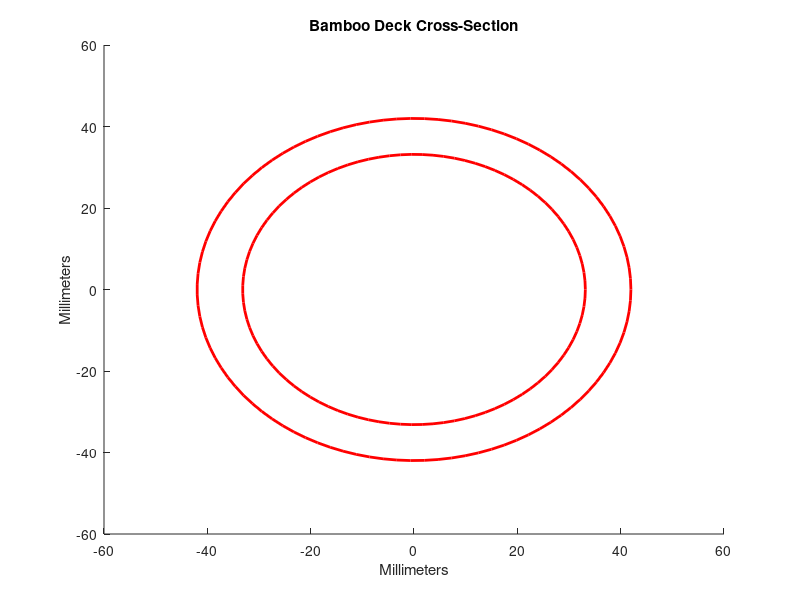

Source code (MATLAB):
close all
clear
clc

%%% This code calculates the tensile and compressive stresses that
%%% are experienced within a bamboo culm when loaded in a 3-point
%%% bending scenario.

%Calculates Maximum Moment on an individually Bamboo Deck Member

L = input('Width of Deck in feet =');
l = L*0.3048; %Converts feet into meters
F = input('Point Load Acting in Center of Beam in lbf =');
f = F*4.44822;
moment = (f*(l/2))*1000;

%Calculates Tensile and Compressive Stresses in Bamboo Deck Member

answer = questdlg('Are the Deck Members Split in Half?','User Question','Yes','No','No');

switch answer
    case 'Yes'
        
        %Draws a Bamboo Deck Member Cross-Section
        
        R = 41.98055556;%input('Outer Radius of Bamboo in mm =');
        r = 33.16111111;%input('Inner Radius of Bamboo in mm =');
        th = linspace(0,pi,100);
        x = R*cos(th);
        y = R*sin(th);
        figure
        plot(x,y,'b');
        axis equal;
        ylabel('Millimeters');
        xlabel('Millimeters');
        title('Bamboo Deck Cross-Section');
        
        hold on
        x1 = r*cos(th);
        y1 = r*sin(th);
        plot(x1,y1,'b');
        
        hold on
        x2 = linspace(R,r,100);
        y2 = 0*x2;
        plot(x2,y2,'b');
        
        hold on
        x3 = linspace(-R,-r,100);
        y3 = 0*x3;
        plot(x3,y3,'b');
        hold off
        
        %Calculates Stress in Bamboo Deck Member
        
        Inertia = (0.1098*(R^4-r^4)) - ((0.283*(R^2*r^2)*(R-r))/(R+r));
        y_bar = (4*(R^3-r^3))/(3*pi*(R^2-r^2));
        Cc = R-y_bar;
        Ct = y_bar;
        sigma_T = (Ct*moment)/Inertia;
        sigma_C = (Cc*moment)/Inertia;
        disp('Tensile Stress in N/mm^2 =');
        disp(sigma_T);
        disp('Compressive Stress in N/mm^2 =');
        disp(sigma_C);
        
    case 'No'
        
        % Draws the Cross-Section of the Bamboo Deck Member
        
        R = 41.98055556;%input('Outer Radius of Bamboo in mm =');
        r = 33.16111111;%input('Inner Radius of Bamboo in mm =');
        center = [0,0];
        figure
        viscircles(center,R);
        ylabel('Millimeters');
        xlabel('Millimeters');
        title('Bamboo Deck Cross-Section');
        
        hold on
        viscircles(center,r);
        hold off
        
        %Calculates the Stresses in Bamboo Member
        
        Inertia = (pi/4)*((R^4)-(r^4));
        Ct = R;
        Ct = R;
        sigma_T = (Ct*moment)/Inertia;
        sigma_C = -1*(Ct*moment)/Inertia;
        disp('Tensile Stress in N/mm^2=');
        disp(sigma_T);
        disp('Compressive Stress in N/mm^2=');
        disp(sigma_C);
end